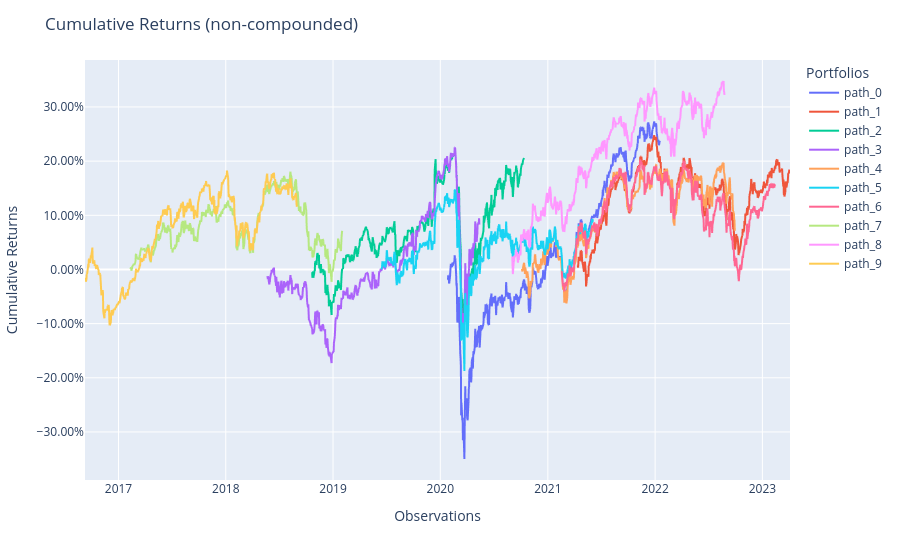

This figure's notebook cell:
### Code cell
fig = pred_tuned_mc[:10].plot_cumulative_returns(use_tag_in_legend=False)
show(fig)

### Figure 1 — Plotly figure (JSON) as saved in the notebook; plotly's stock layout.template omitted (floating-point values rounded to 4 significant figures; data arrays with more than 128 entries replaced by an {"elided": "..."} marker saying what was removed)
{"data": [{"hovertemplate": "variable=path_0<br>index=%{x}<br>value=%{y}<extra></extra>", "legendgroup": "path_0", "line": {"color": "#636efa", "dash": "solid"}, "marker": {"symbol": "circle"}, "mode": "lines", "name": "path_0", "showlegend": true, "type": "scattergl", "x": {"elided": "1660 str values"}, "xaxis": "x", "y": {"elided": "1660 float values"}, "yaxis": "y"}, {"hovertemplate": "variable=path_1<br>index=%{x}<br>value=%{y}<extra></extra>", "legendgroup": "path_1", "line": {"color": "#EF553B", "dash": "solid"}, "marker": {"symbol": "circle"}, "mode": "lines", "name": "path_1", "showlegend": true, "type": "scattergl", "x": {"elided": "1660 str values"}, "xaxis": "x", "y": {"elided": "1660 float values"}, "yaxis": "y"}, {"hovertemplate": "variable=path_2<br>index=%{x}<br>value=%{y}<extra></extra>", "legendgroup": "path_2", "line": {"color": "#00cc96", "dash": "solid"}, "marker": {"symbol": "circle"}, "mode": "lines", "name": "path_2", "showlegend": true, "type": "scattergl", "x": {"elided": "1660 str values"}, "xaxis": "x", "y": {"elided": "1660 float values"}, "yaxis": "y"}, {"hovertemplate": "variable=path_3<br>index=%{x}<br>value=%{y}<extra></extra>", "legendgroup": "path_3", "line": {"color": "#ab63fa", "dash": "solid"}, "marker": {"symbol": "circle"}, "mode": "lines", "name": "path_3", "showlegend": true, "type": "scattergl", "x": {"elided": "1660 str values"}, "xaxis": "x", "y": {"elided": "1660 float values"}, "yaxis": "y"}, {"hovertemplate": "variable=path_4<br>index=%{x}<br>value=%{y}<extra></extra>", "legendgroup": "path_4", "line": {"color": "#FFA15A", "dash": "solid"}, "marker": {"symbol": "circle"}, "mode": "lines", "name": "path_4", "showlegend": true, "type": "scattergl", "x": {"elided": "1660 str values"}, "xaxis": "x", "y": {"elided": "1660 float values"}, "yaxis": "y"}, {"hovertemplate": "variable=path_5<br>index=%{x}<br>value=%{y}<extra></extra>", "legendgroup": "path_5", "line": {"color": "#19d3f3", "dash": "solid"}, "marker": {"symbol": "circle"}, "mode": "lines", "name": "path_5", "showlegend": true, "type": "scattergl", "x": {"elided": "1660 str values"}, "xaxis": "x", "y": {"elided": "1660 float values"}, "yaxis": "y"}, {"hovertemplate": "variable=path_6<br>index=%{x}<br>value=%{y}<extra></extra>", "legendgroup": "path_6", "line": {"color": "#FF6692", "dash": "solid"}, "marker": {"symbol": "circle"}, "mode": "lines", "name": "path_6", "showlegend": true, "type": "scattergl", "x": {"elided": "1660 str values"}, "xaxis": "x", "y": {"elided": "1660 float values"}, "yaxis": "y"}, {"hovertemplate": "variable=path_7<br>index=%{x}<br>value=%{y}<extra></extra>", "legendgroup": "path_7", "line": {"color": "#B6E880", "dash": "solid"}, "marker": {"symbol": "circle"}, "mode": "lines", "name": "path_7", "showlegend": true, "type": "scattergl", "x": {"elided": "1660 str values"}, "xaxis": "x", "y": {"elided": "1660 float values"}, "yaxis": "y"}, {"hovertemplate": "variable=path_8<br>index=%{x}<br>value=%{y}<extra></extra>", "legendgroup": "path_8", "line": {"color": "#FF97FF", "dash": "solid"}, "marker": {"symbol": "circle"}, "mode": "lines", "name": "path_8", "showlegend": true, "type": "scattergl", "x": {"elided": "1660 str values"}, "xaxis": "x", "y": {"elided": "1660 float values"}, "yaxis": "y"}, {"hovertemplate": "variable=path_9<br>index=%{x}<br>value=%{y}<extra></extra>", "legendgroup": "path_9", "line": {"color": "#FECB52", "dash": "solid"}, "marker": {"symbol": "circle"}, "mode": "lines", "name": "path_9", "showlegend": true, "type": "scattergl", "x": {"elided": "1660 str values"}, "xaxis": "x", "y": {"elided": "1660 float values"}, "yaxis": "y"}], "layout": {"legend": {"title": {"text": "Portfolios"}, "tracegroupgap": 0}, "margin": {"t": 60}, "title": {"text": "Cumulative Returns (non-compounded)"}, "xaxis": {"anchor": "y", "domain": [0, 1], "title": {"text": "Observations"}}, "yaxis": {"anchor": "x", "domain": [0, 1], "tickformat": ".2%", "title": {"text": "Cumulative Returns"}}}}
